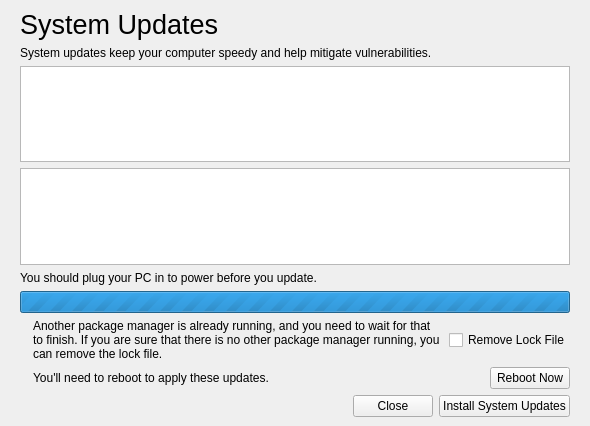
<?xml version="1.0" encoding="UTF-8"?>
<ui version="4.0">
 <class>UpdateWindow</class>
 <widget class="QMainWindow" name="UpdateWindow">
  <property name="geometry">
   <rect>
    <x>0</x>
    <y>0</y>
    <width>590</width>
    <height>426</height>
   </rect>
  </property>
  <property name="windowTitle">
   <string>thePackage Updater</string>
  </property>
  <property name="windowIcon">
   <iconset theme="system-software-update">
    <normaloff>.</normaloff>.</iconset>
  </property>
  <widget class="QWidget" name="centralwidget">
   <layout class="QVBoxLayout" name="verticalLayout">
    <property name="leftMargin">
     <number>20</number>
    </property>
    <property name="rightMargin">
     <number>20</number>
    </property>
    <item>
     <widget class="QLabel" name="label_3">
      <property name="font">
       <font>
        <pointsize>20</pointsize>
       </font>
      </property>
      <property name="text">
       <string>System Updates</string>
      </property>
     </widget>
    </item>
    <item>
     <widget class="QLabel" name="label">
      <property name="text">
       <string>System updates keep your computer speedy and help mitigate vulnerabilities.</string>
      </property>
     </widget>
    </item>
    <item>
     <widget class="QListWidget" name="updatesAvaliable"/>
    </item>
    <item>
     <widget class="QTextBrowser" name="pacmanOutput">
      <property name="font">
       <font>
        <family>Noto Mono</family>
       </font>
      </property>
     </widget>
    </item>
    <item>
     <widget class="QLabel" name="powerWarning">
      <property name="text">
       <string>You should plug your PC in to power before you update.</string>
      </property>
     </widget>
    </item>
    <item>
     <widget class="QProgressBar" name="progressBar">
      <property name="maximum">
       <number>0</number>
      </property>
      <property name="value">
       <number>-1</number>
      </property>
      <property name="invertedAppearance">
       <bool>false</bool>
      </property>
     </widget>
    </item>
    <item>
     <widget class="QFrame" name="pacmanLock">
      <property name="sizePolicy">
       <sizepolicy hsizetype="Preferred" vsizetype="Preferred">
        <horstretch>0</horstretch>
        <verstretch>0</verstretch>
       </sizepolicy>
      </property>
      <property name="frameShape">
       <enum>QFrame::NoFrame</enum>
      </property>
      <property name="frameShadow">
       <enum>QFrame::Raised</enum>
      </property>
      <layout class="QHBoxLayout" name="horizontalLayout_6">
       <property name="leftMargin">
        <number>0</number>
       </property>
       <property name="topMargin">
        <number>0</number>
       </property>
       <property name="rightMargin">
        <number>0</number>
       </property>
       <property name="bottomMargin">
        <number>0</number>
       </property>
       <item>
        <widget class="QLabel" name="label_6">
         <property name="text">
          <string/>
         </property>
        </widget>
       </item>
       <item>
        <widget class="QLabel" name="label_5">
         <property name="sizePolicy">
          <sizepolicy hsizetype="Expanding" vsizetype="Preferred">
           <horstretch>0</horstretch>
           <verstretch>0</verstretch>
          </sizepolicy>
         </property>
         <property name="text">
          <string>&lt;html&gt;&lt;head/&gt;&lt;body&gt;&lt;p&gt;Another package manager is already running, and you need to wait for that to finish. If you are sure that there is no other package manager running, you can remove the lock file.&lt;/p&gt;&lt;/body&gt;&lt;/html&gt;</string>
         </property>
         <property name="scaledContents">
          <bool>false</bool>
         </property>
         <property name="wordWrap">
          <bool>true</bool>
         </property>
        </widget>
       </item>
       <item>
        <widget class="QCheckBox" name="removePacmanLock">
         <property name="text">
          <string>Remove Lock File</string>
         </property>
        </widget>
       </item>
      </layout>
     </widget>
    </item>
    <item>
     <widget class="QFrame" name="rebootFrame">
      <property name="frameShape">
       <enum>QFrame::NoFrame</enum>
      </property>
      <property name="frameShadow">
       <enum>QFrame::Raised</enum>
      </property>
      <layout class="QHBoxLayout" name="horizontalLayout_2">
       <property name="leftMargin">
        <number>0</number>
       </property>
       <property name="topMargin">
        <number>0</number>
       </property>
       <property name="rightMargin">
        <number>0</number>
       </property>
       <property name="bottomMargin">
        <number>0</number>
       </property>
       <item>
        <widget class="QLabel" name="label_7">
         <property name="text">
          <string/>
         </property>
        </widget>
       </item>
       <item>
        <widget class="QLabel" name="label_2">
         <property name="sizePolicy">
          <sizepolicy hsizetype="Expanding" vsizetype="Preferred">
           <horstretch>0</horstretch>
           <verstretch>0</verstretch>
          </sizepolicy>
         </property>
         <property name="text">
          <string>You'll need to reboot to apply these updates.</string>
         </property>
        </widget>
       </item>
       <item>
        <widget class="QPushButton" name="pushButton_3">
         <property name="text">
          <string>Reboot Now</string>
         </property>
         <property name="icon">
          <iconset theme="system-reboot"/>
         </property>
        </widget>
       </item>
      </layout>
     </widget>
    </item>
    <item>
     <layout class="QHBoxLayout" name="horizontalLayout">
      <item>
       <spacer name="horizontalSpacer">
        <property name="orientation">
         <enum>Qt::Horizontal</enum>
        </property>
        <property name="sizeHint" stdset="0">
         <size>
          <width>40</width>
          <height>20</height>
         </size>
        </property>
       </spacer>
      </item>
      <item>
       <widget class="QPushButton" name="pushButton_2">
        <property name="text">
         <string>Close</string>
        </property>
        <property name="icon">
         <iconset theme="window-close">
          <normaloff>.</normaloff>.</iconset>
        </property>
       </widget>
      </item>
      <item>
       <widget class="QPushButton" name="pushButton">
        <property name="text">
         <string>Install System Updates</string>
        </property>
        <property name="icon">
         <iconset theme="system-software-update">
          <normaloff>.</normaloff>.</iconset>
        </property>
       </widget>
      </item>
     </layout>
    </item>
   </layout>
  </widget>
 </widget>
 <resources/>
 <connections/>
</ui>
